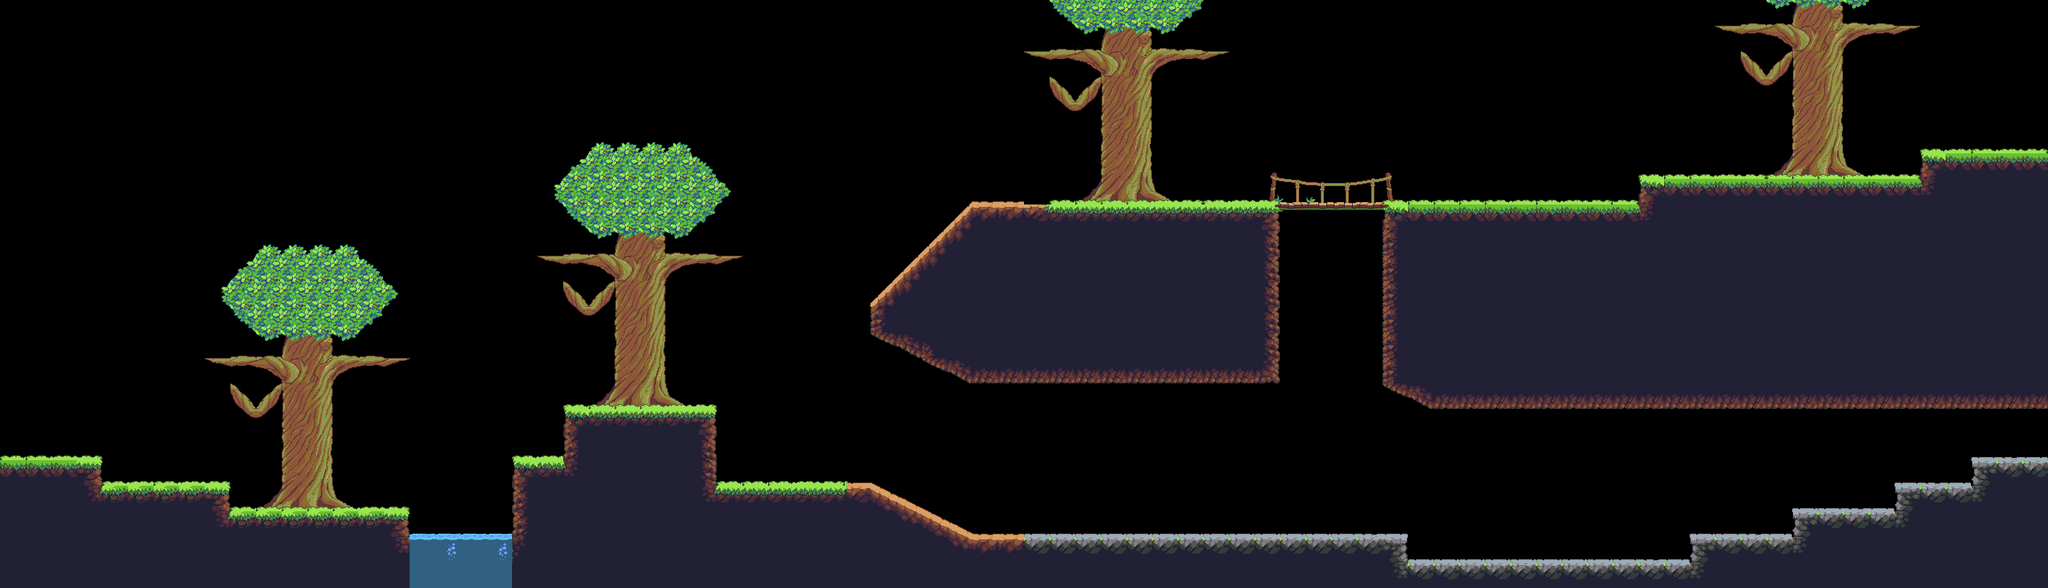

Below is a game level as drawn by its tile map, then a one-line description and the .tmx that defines it (tile-layer data replaced by summaries):
An orthogonal 80x23 tile map with 32x32 px tiles, 3 tile layers (CollidingLayer, Calque de Tuiles 2, Calque de Tuiles 3).

<map version="1.8" tiledversion="1.8.4" orientation="orthogonal" renderorder="right-down" width="80" height="23" tilewidth="32" tileheight="32" infinite="0" nextlayerid="4" nextobjectid="1">
 <tileset firstgid="1" name="Jungle_terrain" tilewidth="32" tileheight="32" tilecount="420" columns="28">
  <image source="Jungle_terrain.png" trans="ffff7f" width="896" height="480" />
 </tileset>
 <layer id="1" name="CollidingLayer" width="80" height="23">
  <data>[1840 cells, 594 non-empty, 37 distinct tile ids]</data>
 </layer>
 <layer id="2" name="Calque de Tuiles 2" width="80" height="23">
  <data>[1840 cells, 184 non-empty, 62 distinct tile ids]</data>
 </layer>
 <layer id="3" name="Calque de Tuiles 3" width="80" height="23">
  <data>[1840 cells, 181 non-empty, 18 distinct tile ids]</data>
 </layer>
</map>
